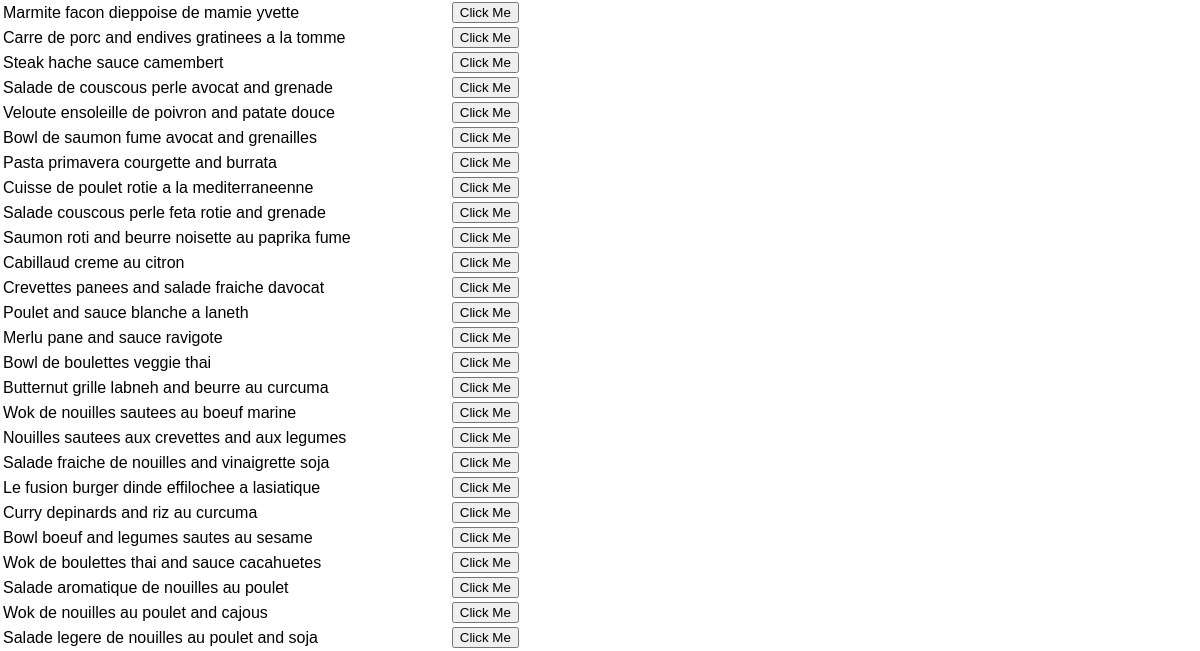
The page /shopping_list/ (lower part) on the database as committed earlier.
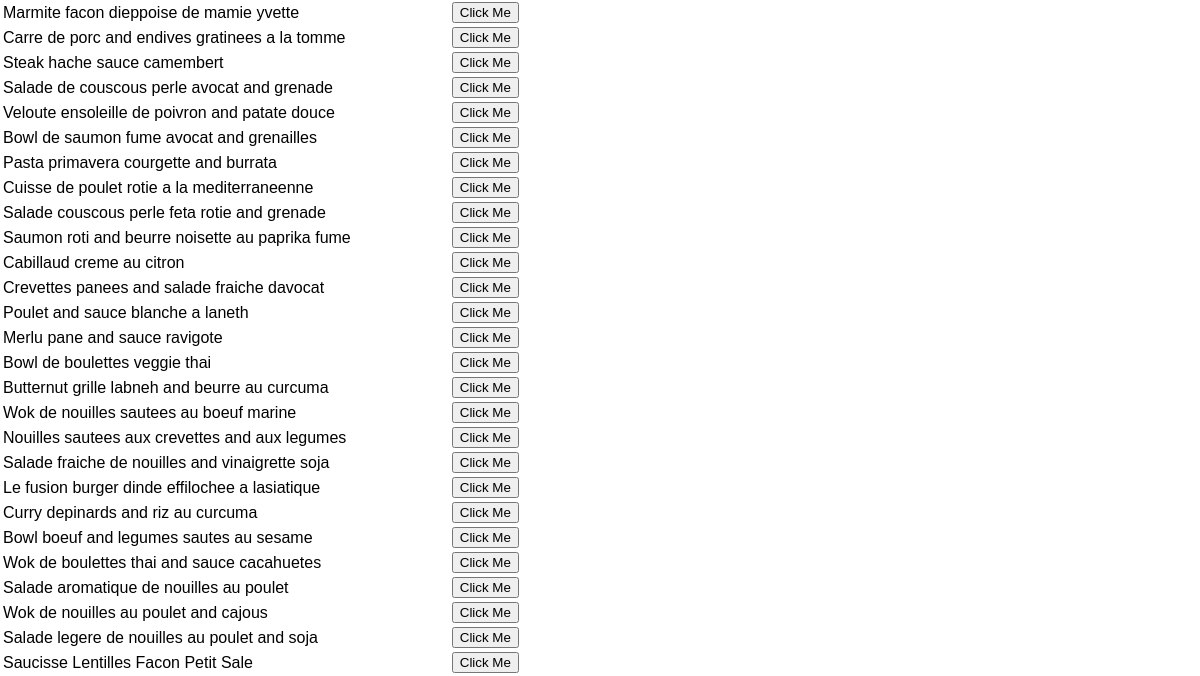
The same page on the database as committed later.
### app/models.py (models this page shows, shortened)
class RECIPE_INFO(db.Model):
    ID = db.Column(db.String(24), primary_key=True)
    NAME = db.Column(db.String(100), nullable=False)
    FLAG_MAIN = db.Column(db.Integer)

### app/routes.py (the view)
@routes.route('/shopping_list/', methods=['POST', 'GET'])
def shopping_list():
    form = RecipeForm()
    search_string = "%%"
    if form.validate_on_submit():
        search_string = "%" + form.input_text.data + "%"
    recipes = RECIPE_INFO.query.filter(RECIPE_INFO.FLAG_MAIN == 1).filter(RECIPE_INFO.NAME.like(search_string)).all()
    selected_recipe = request.form.get('selectedRecipe')
    print(selected_recipe)
    return render_template('shopping_list.html', form=form, recipes=recipes)

### app/templates/shopping_list.html (shortened to what this page needs)
{% extends 'base.html' %}
{% block head %}
    <title>Recipe planner</title>
{% endblock %}
{% block body %}
    <form method="post">
        <table>
            {% for recipe in recipes %}
                <tr>
                    <td>{{ recipe.NAME }}</td>
                    <td><button type="button" onclick="alertValue(this)">Click Me</button></td>
                </tr>
            {% endfor %}
        </table>
    </form>
{% endblock %}

Rows that differ between the two databases and show on the page:
added RECIPE_INFO: NAME "Saucisse Lentilles Facon Petit Sale"
